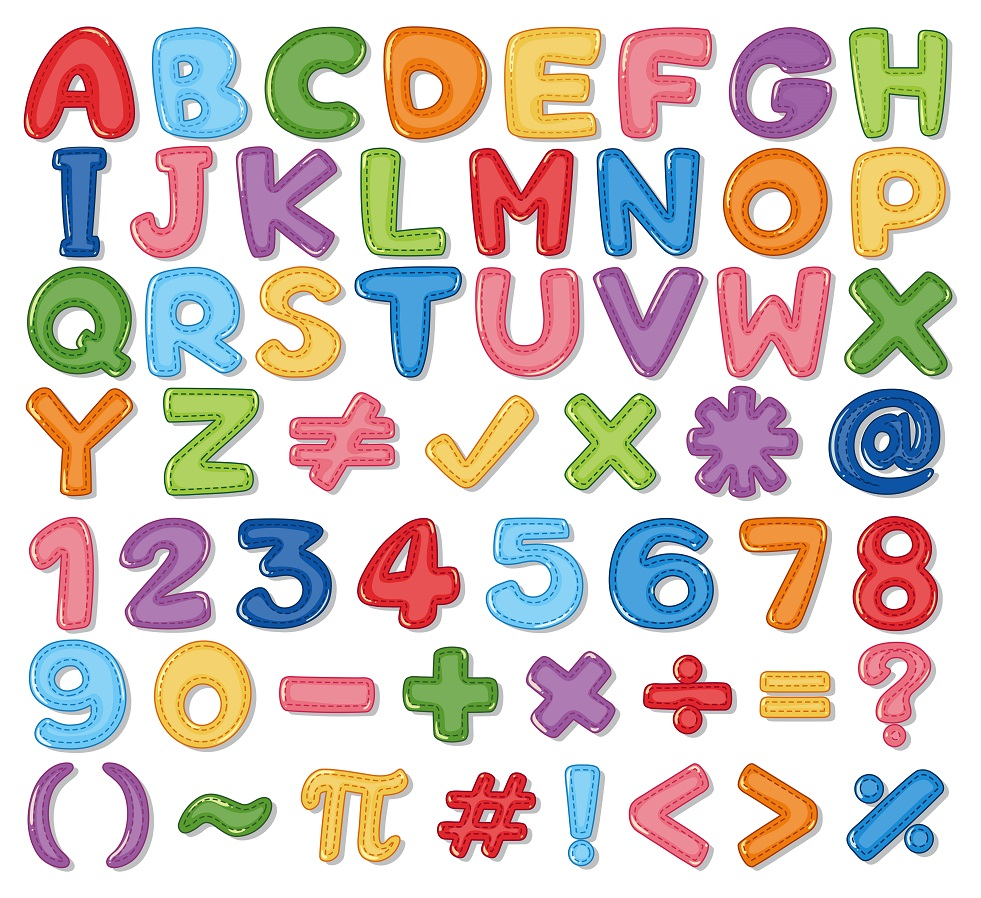
#> input picture alphabets_digits_symbols.jpg, 981 x 898 px, found by its file name
$ python histogram_Backprojection.py
#> lines starting #> are read from the running program, lines starting #| are printed output that depends on the picture; pictures that were not available may be replaced by others from this repository, and a replacement may not be noted
import cv2
import numpy as np
from matplotlib import pyplot as plt

#Histogram Backprojection
#Histogram Backprojection is a technique used for finding objects of interest in
#an image.


class HistogramBackprojection:
    def __init__(self, source_image, roi):
        #load the source image
#> called with source_image = 'd:/images/alphabets_digits_symbols.jpg', roi = 'd:/images/roi.png'
        self.source_img = cv2.imread(source_image, cv2.IMREAD_COLOR)
#> self.source_img is the input picture: shape (898, 981, 3); mean B, G, R 197.8, 202.9, 215.3
        #load the roi
        self.roi = cv2.imread(roi, cv2.IMREAD_COLOR)
        #test
        if self.source_img is None:
            raise Exception('Couldnt load '+ source_image)
        if self.roi is None:
            raise Exception('Couldnt load ' + roi)


    def backprojection(self):
        #switch the color space from BGR to HSV
        hsv_source_image = cv2.cvtColor(self.source_img, cv2.COLOR_BGR2HSV)
#> hsv_source_image: shape (898, 981, 3); mean H, S, V 58.2, 64.3, 231.3
        hsv_roi = cv2.cvtColor(self.roi, cv2.COLOR_BGR2HSV)

        #calculate a 2 channel (hue:0 and saturation:1) histogram (distribution of values (pixel intensities) over a dataset (image).
        hist_hsv_roi = cv2.calcHist(images = [hsv_roi], channels=[0,1], mask=None, histSize= [180,256], ranges = [0,179,0,255])
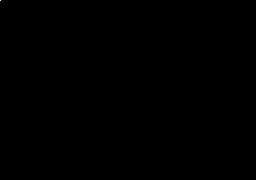
#> hist_hsv_roi: shape (180, 256) float32; min 0, max 332820, mean 18.6; drawn with min black and max white

        #histogram backprojection
        # It creates an image of the same size (as that of the input image) but single channel.
        # Each pixel of histogram backprojection corresponds to the probability of that pixel
        # belonging to object of interest (being searched).
        # The output image will have the object of interest in more white compared to remaining part.

        hist_bkp = cv2.calcBackProject(images=[hsv_source_image], channels=[0,1],hist= hist_hsv_roi, ranges=[0,179,0,255], scale=1)
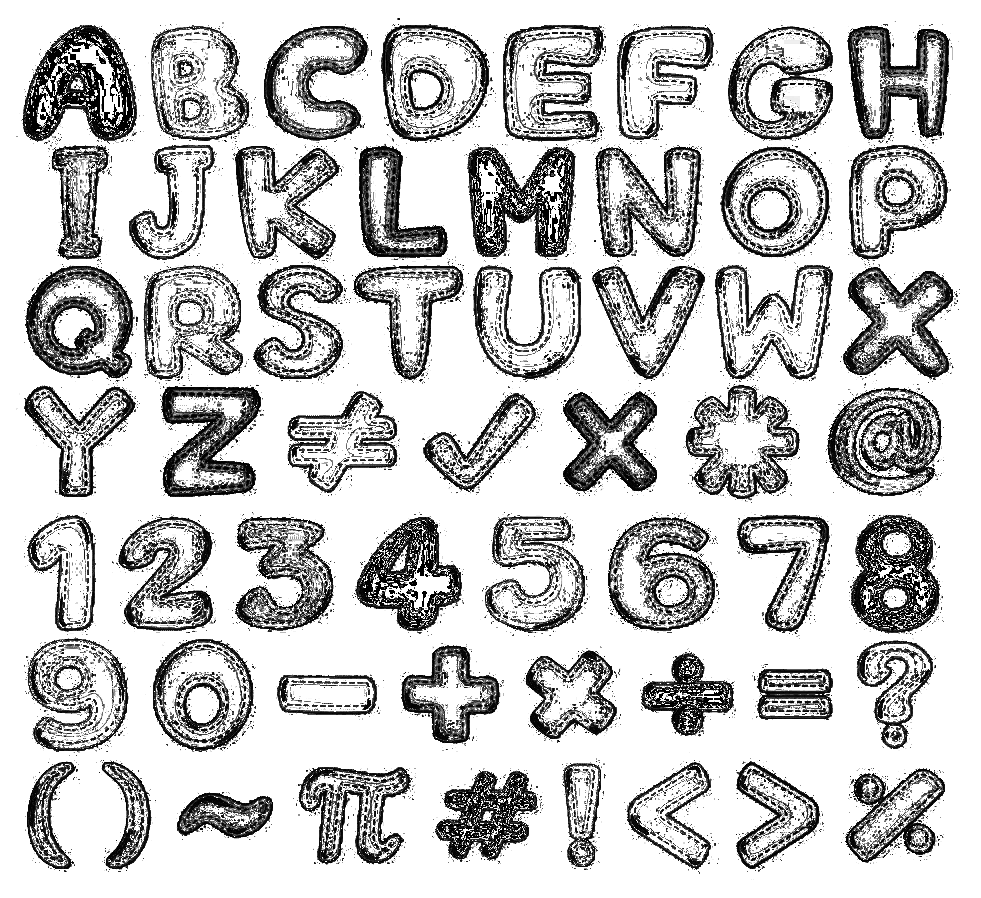
#> hist_bkp: shape (898, 981); min 0, max 255, mean 198.5

        #Lets enhance the histogram backprojection image to transforms the intensities
        #of its pixel according to the intensities of the neighboring pixels.
        #i.e. Convolution using kernel
        kernel = np.ones((7,7), dtype=np.uint8)
        hist_bkp = cv2.filter2D(hist_bkp, -1, kernel)

        #Hightlight the findings (hist_bkp)
        #The image and histogram backprojection are to be 'anded',
        #but the image is 3 channel and histogram backprojection is single channel
        #so convert the histogram backprojection to 3 channels.
        hist_bkp = cv2.merge((hist_bkp, hist_bkp, hist_bkp))
#> hist_bkp: shape (898, 981, 3)
        findings = cv2.bitwise_and(self.source_img, hist_bkp)

        #render
        cv2.imshow('Source', self.source_img)
        cv2.imshow('ROI', self.roi)
        cv2.imshow('Backprojection', hist_bkp)
        cv2.imshow('Findings', findings)
        plt.plot(hist_hsv_roi)

        plt.show()
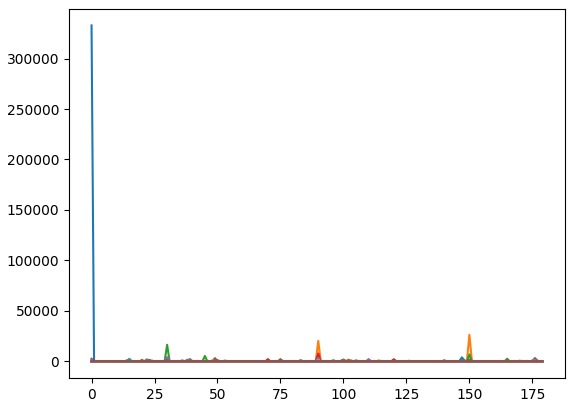
#> figure drawn by matplotlib, 1 panel; curve peaks at x = 0, y = 332820; curve peaks at x = 150, y = 26381; curve peaks at x = 30, y = 16447
        #cv2.waitKey(0)
        cv2.destroyAllWindows()

hb = HistogramBackprojection('d:/images/alphabets_digits_symbols.jpg', 'd:/images/roi.png')
hb.backprojection()
